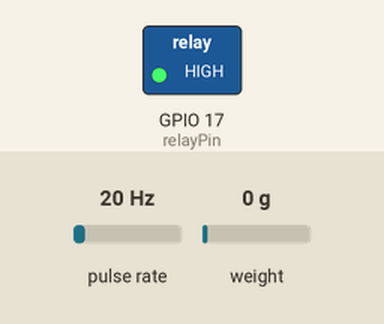
The sketch below on a simulated ESP32. On the bench: switched loads named in the sketch (green lamp = pin HIGH). Wiring (inferred from the names in the program): pulse sensor: data GPIO 25. The test bench sets the inputs (shaded band); at power-on: pulse rate 20 Hz, weight on the scale 0 g. WiFi joins after 1.5 s; servers stay silent unless stated; the Firebase database answers and starts empty; what the sketch prints to the serial monitor is not drawn.

Above: at 4.0 s.
4.1 s: pulse rate (sensor on GPIO 25) set to 28 Hz
At 7.0 s:
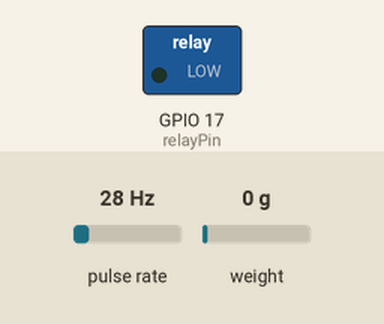
7.1 s: pulse rate (sensor on GPIO 25) set to 196 Hz
Timing chart, 0 to 10.1 s (numbered marks = the images above; inputs shaded):
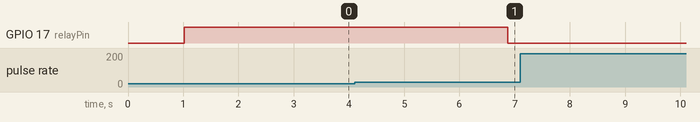

Measured:
- the behaviour switches between 25 and 26 Hz on pulse rate (sensor on GPIO 25) (found by bisection; images 0 and 1)
- after the input at 4.1 s, GPIO 17 (relayPin): HIGH → LOW after 2.8 s

The sketch:

fuel_fradulence_project_v0.1.ino
```cpp
#include <Firebase_ESP_Client.h>
#include <WiFi.h>
#include <WiFiClient.h>
#include <HTTPClient.h>
#include <ArduinoJson.h>
#include "HX711.h"
#include <OneWire.h>
#include <DallasTemperature.h>
#include <Wire.h>
#include "addons/TokenHelper.h"
#include "addons/RTDBHelper.h"

#define WIFI_SSID "litheesh"
#define WIFI_PASSWORD "a12345678"
#define API_KEY "AIzaSyD3VJHDUMKmwexRm9T2FVT-TYITj5vZ1sw"
#define DATABASE_URL "https://final-review-39ca4-default-rtdb.firebaseio.com"

FirebaseData fbdo;

FirebaseAuth auth;
FirebaseConfig config;
String fuelType;
float petrolPrice;
float dieselPrice;
float density15;
float price;
float temperature;
float litres;

unsigned long sendDataPrevMillis = 0;
int count = 0;
bool signupOK = false;
int flag = 1;
const int relayPin = 17;
const int solenoidPin = 15;
float cons = 0.9;
const int difference=5;
// HX711 Load Cell
HX711 scale;
float calibration_factor = -375;

// OneWire temperature sensor
OneWire oneWire(33);
DallasTemperature sensors(&oneWire);
byte sensorPin       = 25;
float calibrationFactor = 17.5;

volatile byte pulseCount;

float flowRate;
unsigned int flowMilliLitres;
unsigned long totalMilliLitres;
String alert;
unsigned long oldTime;

void setup() {
  // Initialize the relay pin as output
  pinMode(relayPin, OUTPUT);

  // Initialize the HX711 load cell
  scale.begin(21, 19);
  scale.set_scale(calibration_factor);

  // Initialize the temperature sensor
  sensors.begin();
  scale.tare();

  // Initialize the flow sensor pin as input
  pinMode(sensorPin, INPUT);
  digitalWrite(sensorPin, HIGH);

  // Turn on the relay
  digitalWrite(relayPin, HIGH);

  // Initialize flow rate and total milliliters
  pulseCount        = 0;
  flowRate          = 0.0;
  flowMilliLitres   = 0;
  totalMilliLitres  = 0;
  oldTime           = 0;
  attachInterrupt(sensorPin, pulseCounter, FALLING);
  // Connect to WiFi
  Serial.begin(115200);
  WiFi.begin(WIFI_SSID, WIFI_PASSWORD);
  while (WiFi.status() != WL_CONNECTED) {
    Serial.print(".");
    delay(300);
  }

  // Initialize Firebase
  apiSetup();
  fireBaseSetup();
}

void fireBaseSetup() {

  config.api_key = API_KEY;

  /* Assign the RTDB URL (required) */
  config.database_url = DATABASE_URL;

  /* Sign up */
  if (Firebase.signUp(&config, &auth, "", "")) {
    Serial.println("ok");
    signupOK = true;
  }
  else {
    Serial.printf("%s\n", config.signer.signupError.message.c_str());
  }

  /* Assign the callback function for the long running token generation task */
  config.token_status_callback = tokenStatusCallback; //see addons/TokenHelper.h

  Firebase.begin(&config, &auth);
  Firebase.reconnectWiFi(true);
  while (flag) {
    if (Firebase.ready() && signupOK) {
      sendDataPrevMillis = millis();
      if (Firebase.RTDB.getString(&fbdo, "/fuelType")) {
        if (fbdo.dataType() == "string") {
          fuelType = fbdo.stringData();
          Serial.println(fuelType);
        }
        flag = 0;
      }
      else {
        Serial.println(fbdo.errorReason());
      }
    }
  }
  Serial.print("fuelType: ");
  Serial.print(fuelType);
  if (fuelType == "petrol") {
    cons = 0.9;
  }
  else {
    cons = 0.7;
  }
}

void apiSetup() {
  String rapidApiKey = "713077eb58mshd69d2b23fa55c50p10b0c8jsnb1ca44d1ce01";
  String url = "https://daily-petrol-diesel-lpg-cng-fuel-prices-in-india.p.rapidapi.com/v1/fuel-prices/today/india/tamil-nadu";

  HTTPClient http;
  http.begin(url);
  http.addHeader("x-rapidapi-host", "daily-petrol-diesel-lpg-cng-fuel-prices-in-india.p.rapidapi.com");
  http.addHeader("x-rapidapi-key", rapidApiKey);

  int httpResponseCode = http.GET();
  if (httpResponseCode == 200) {
    String payload = http.getString();
    int jsonStartIndex = payload.indexOf('{');
    String json = payload.substring(jsonStartIndex);

    Serial.println(json);
    // Here you can parse the JSON and extract the fuel prices for petrol and diesel
    DynamicJsonDocument doc(1024);
    deserializeJson(doc, json);

    /*if (error) {
      Serial.print("deserializeJson() failed: ");
      Serial.println(error.c_str());
      return;

      }*/
    petrolPrice = doc["fuel"]["petrol"]["retailPrice"];
    dieselPrice = doc["fuel"]["diesel"]["retailPrice"];
    Serial.print("Today petrolPrice in TamilNadu is: ");
    Serial.println(petrolPrice);
    Serial.print("Today dieselPrice in TamilNadu is: ");
    Serial.println(dieselPrice);
  }
  else {
    Serial.println("Failed to fetch fuel prices");
  }

  http.end();
}

void loop() {
  // Measure the flow rate
  if ((millis() - oldTime) > 1000)   // Only process counters once per second
  {
    detachInterrupt(sensorPin);
    flowRate = ((1000.0 / (millis() - oldTime)) * pulseCount) / calibrationFactor;
    oldTime = millis();
    flowMilliLitres = (flowRate / 60) * 1000;
    totalMilliLitres += flowMilliLitres;
    litres = totalMilliLitres / 1000;

    unsigned int frac;

    // Print the flow rate for this second in litres / minute
    Serial.print("Flow rate: ");
    Serial.print(int(flowRate));  // Print the integer part of the variable
    Serial.print("L/min");
    Serial.print("\t");       // Print tab space

    // Print the cumulative total of litres flowed since starting
    Serial.print("Output Liquid Quantity: ");
    Serial.print(totalMilliLitres);
    Serial.println("mL");
    pulseCount = 0;
    attachInterrupt(sensorPin, pulseCounter, FALLING);
  }
  // If the total milliliters exceeds 100ml, turn off the solenoid valve by sending a high signal to the relay
  if (totalMilliLitres >= 100) {
    Serial.println("relay pin turned off");
    digitalWrite(relayPin, LOW);

    // Measure the temperaturew
    if (flowRate == 0) {
      sensors.requestTemperatures();
      temperature = sensors.getTempCByIndex(0);
      Serial.print("Temperature: ");
      Serial.print(temperature);
      Serial.println("°C");

      // Measure the weight
      //float mass=10;
      float mass = scale.get_units(10);
      if (mass < 0)
      {
        mass = 0.00;
      }
      float Density = (+(mass / 100) * 1000)-27;
      Serial.print("observed Density: ");
      Serial.print(Density);

      density15 = Density + cons * (temperature - 15);
      Serial.print("density at 15 degree: ");
      Serial.println(density15);
      if (fuelType == "petrol") {
        price = petrolPrice * totalMilliLitres;
        price = price / 1000;
        Serial.print("price for the petrol intake: ");
        Serial.println(price);
      }
      if (fuelType == "diesel") {
        price = dieselPrice * totalMilliLitres;
        price = price / 1000;
        Serial.print("price for the diesel intake: ");
        Serial.println(price);
      }
        if(density15-Density>=difference || density15<=difference){
        alert="invalid";}
      if (Firebase.ready() && signupOK && (millis() - sendDataPrevMillis > 5000 || sendDataPrevMillis == 0)) {
        sendDataPrevMillis = millis();
        Firebase.RTDB.setFloat(&fbdo, "output/Litre", litres);
        Firebase.RTDB.setFloat(&fbdo, "output/price", price);
        Firebase.RTDB.setFloat(&fbdo, "output/Density", density15);
        Firebase.RTDB.setFloat(&fbdo, "output/totalMillilitres", totalMilliLitres);
        Firebase.RTDB.setFloat(&fbdo, "output/petrolPrice", petrolPrice);
        Firebase.RTDB.setFloat(&fbdo, "output/temperature", temperature);
        Firebase.RTDB.setFloat(&fbdo, "output/dieselPrice", dieselPrice);
        Firebase.RTDB.setString(&fbdo, "output/caution", alert);
      }
    }

  }

}
void pulseCounter()
{
  // Increment the pulse counter
  pulseCount++;
}
```
